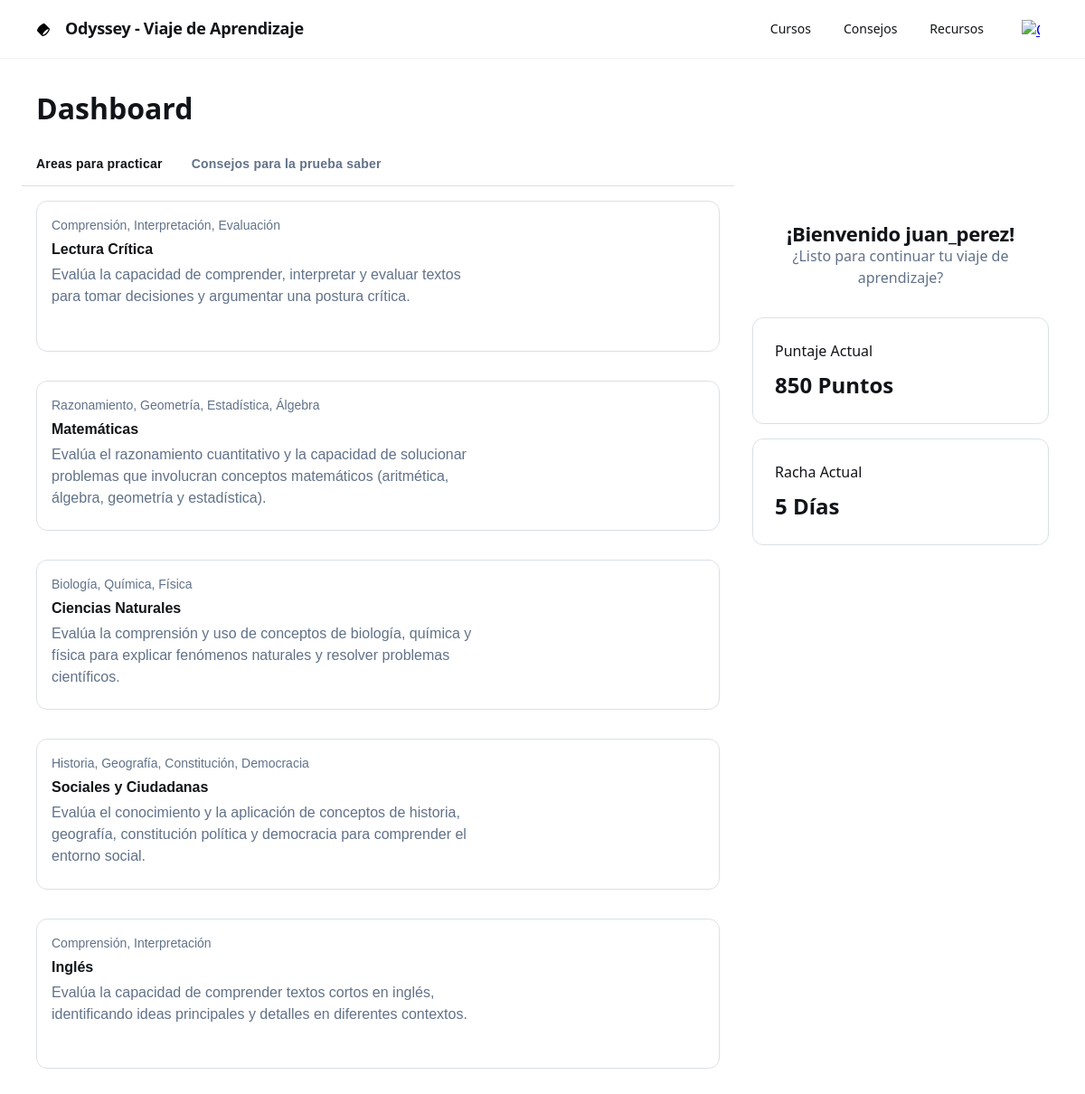
The page /home/dashboard.php (signed in) on the database its author committed.
### tables this page shows
CREATE TABLE `areas` (
  `id` int(11) NOT NULL,
  `componentes` varchar(50) NOT NULL,
  `areas` varchar(40) NOT NULL,
  `titulo` varchar(40) NOT NULL,
  `descripcion` mediumtext NOT NULL,
  `url_imagen` varchar(250) NOT NULL
);

CREATE TABLE `usuarios_datos` (
  `id_usuario` int(11) NOT NULL,
  `puntaje` int(11) NOT NULL,
  `racha` int(11) NOT NULL,
  `ultima_sesion` date DEFAULT NULL
);

### home/includes/courses.php (the view, shortened to what this page needs)
<?php
include('../config/conex.php');
$course = mysqli_query($conex, "SELECT * FROM areas");
while ($row = mysqli_fetch_array($course)) {
    $components = htmlspecialchars($row['componentes']);
    $area = htmlspecialchars($row['areas']);
    $title = htmlspecialchars($row['titulo']);
    $description = htmlspecialchars($row['descripcion']);
    $image = htmlspecialchars($row['url_imagen']);
    ?>
    <div class="course-section">
        <button type="submit" name="course" value="<?= $area ?>" class="course-card">
            <div class="course-card-container">
                <div class="course-info">
                    <p class="course-category"><?= $components ?></p>
                    <p class="course-title"><?= $title ?></p>
                    <p class="course-description"><?= $description ?></p>
                </div>
                <div class="course-image" style="background-image: url('<?= $image ?>');"></div>
            </div>
        </button>
    </div>
    <?php
}
?>

### home/includes/profile.php (shortened to what this page needs)
<?php
include '../config/conex.php';
$user = htmlspecialchars($_SESSION['user']);
$id = $_SESSION['id'];
$profile = mysqli_query($conex, "SELECT * FROM usuarios_datos WHERE id_usuario = '$id'");
$row = mysqli_fetch_array($profile);
$points = htmlspecialchars($row['puntaje']);
$streak = htmlspecialchars($row['racha']);
?>
<div class="profile-section">
    <div class="profile-container">
        <div class="profile-avatar"></div>
        <div class="profile-text">
            <h2 class="welcome-text">¡Bienvenido <?= $user ?>!</h2>
            <p class="welcome-subtitle">¿Listo para continuar tu viaje de aprendizaje?</p>
        </div>
    </div>
</div>
<div class="stats-section">
    <div class="stat-card">
        <p class="stat-label">Puntaje Actual</p>
        <p class="stat-value"><?= $points ?> Puntos</p>
    </div>
    <div class="stat-card">
        <p class="stat-label">Racha Actual</p>
        <p class="stat-value"><?= $streak ?> Días</p>
    </div>
</div>

### home/dashboard.css (style rules this page uses)
:root { --primary-text: #111418; --secondary-text: #617289; --background-white: #ffffff; --border-light: #f0f2f4; --border-medium: #dbe0e6; --border-dark: #c5ccd6; --background-gray: #f0f2f4; --hover-background: #f9fafb; --shadow-light: rgba(0, 0, 0, 0.08); --shadow-medium: rgba(0, 0, 0, 0.1); }
* { margin: 0; padding: 0; box-sizing: border-box; }
body { font-family: Lexend, "Noto Sans", sans-serif; background-color: var(--background-white); color: var(--primary-text); opacity: 0; animation: fadeIn 0.5s ease 0.5s forwards; }
p { line-height: 1.5 !important; }
.course-section, .advice-container { padding: 16px; }
.course-card, .advice-item { width: 100%; text-align: left; background: var(--background-white); border: 1px solid var(--border-medium); border-radius: 12px; transition: transform 0.2s ease, box-shadow 0.2s ease; cursor: pointer; }
.course-card-container { display: flex; align-items: stretch; justify-content: space-between; gap: 16px; border-radius: 12px; padding: 16px; transition: background-color 0.2s ease; }
.course-info { display: flex; flex-direction: column; gap: 4px; flex: 2; }
.course-category, .advice-id { color: var(--secondary-text); font-size: 14px; }
.course-title, .advice-title { color: var(--primary-text); font-size: 16px; font-weight: bold; }
.course-description, .advice-description { color: var(--secondary-text); font-size: 16px; }
.course-image { width: 100%; background-position: center; background-repeat: no-repeat; background-size: cover; border-radius: 12px; flex: 1; aspect-ratio: 16/9; }
.profile-section { display: flex; padding: 16px; }
.profile-container { display: flex; width: 100%; flex-direction: column; gap: 16px; align-items: center; }
.profile-avatar { background-image: url("https://www.shutterstock.com/image-vector/default-avatar-profile-icon-vector-600nw-1706867365.jpg"); background-position: center; background-repeat: no-repeat; background-size: cover; border-radius: 50%; min-height: 128px; width: 128px; }
.profile-text { display: flex; flex-direction: column; align-items: center; justify-content: center; }
.welcome-text { color: var(--primary-text); font-size: 22px; font-weight: 700; line-height: 1.2; letter-spacing: -0.015em; text-align: center; }
.welcome-subtitle { color: var(--secondary-text); font-size: 16px; font-weight: 400; line-height: 1.4; text-align: center; }
.stats-section { display: flex; flex-wrap: wrap; gap: 16px; padding: 16px; }
.stat-card { display: flex; min-width: 158px; flex: 1; flex-direction: column; gap: 8px; border-radius: 12px; padding: 24px; border: 1px solid var(--border-medium); background-color: var(--background-white); transition: transform 0.2s ease; }
.stat-label { color: var(--primary-text); font-size: 16px; font-weight: 500; line-height: 1.4; }
.stat-value { color: var(--primary-text); font-size: 24px; font-weight: 700; line-height: 1.2; }

### rows shown on the page
areas: componentes "Comprensión, Interpretación, Evaluación", titulo "Lectura Crítica", descripcion "Evalúa la capacidad de comprender, interpretar y evaluar textos para tomar decisiones y argumentar una postura crítica."
areas: componentes "Razonamiento, Geometría, Estadística, Álgebra", titulo "Matemáticas", descripcion "Evalúa el razonamiento cuantitativo y la capacidad de solucionar problemas que involucran conceptos matemáticos (aritmética, álgebra, geometría y estadística)."
areas: componentes "Biología, Química, Física", titulo "Ciencias Naturales", descripcion "Evalúa la comprensión y uso de conceptos de biología, química y física para explicar fenómenos naturales y resolver problemas científicos."
areas: componentes "Historia, Geografía, Constitución, Democracia", titulo "Sociales y Ciudadanas", descripcion "Evalúa el conocimiento y la aplicación de conceptos de historia, geografía, constitución política y democracia para comprender el entorno social."
areas: componentes "Comprensión, Interpretación", titulo "Inglés", descripcion "Evalúa la capacidad de comprender textos cortos en inglés, identificando ideas principales y detalles en diferentes contextos."
usuarios_datos: puntaje "850", racha "5"

### other values the page prints
$user "juan_perez"
